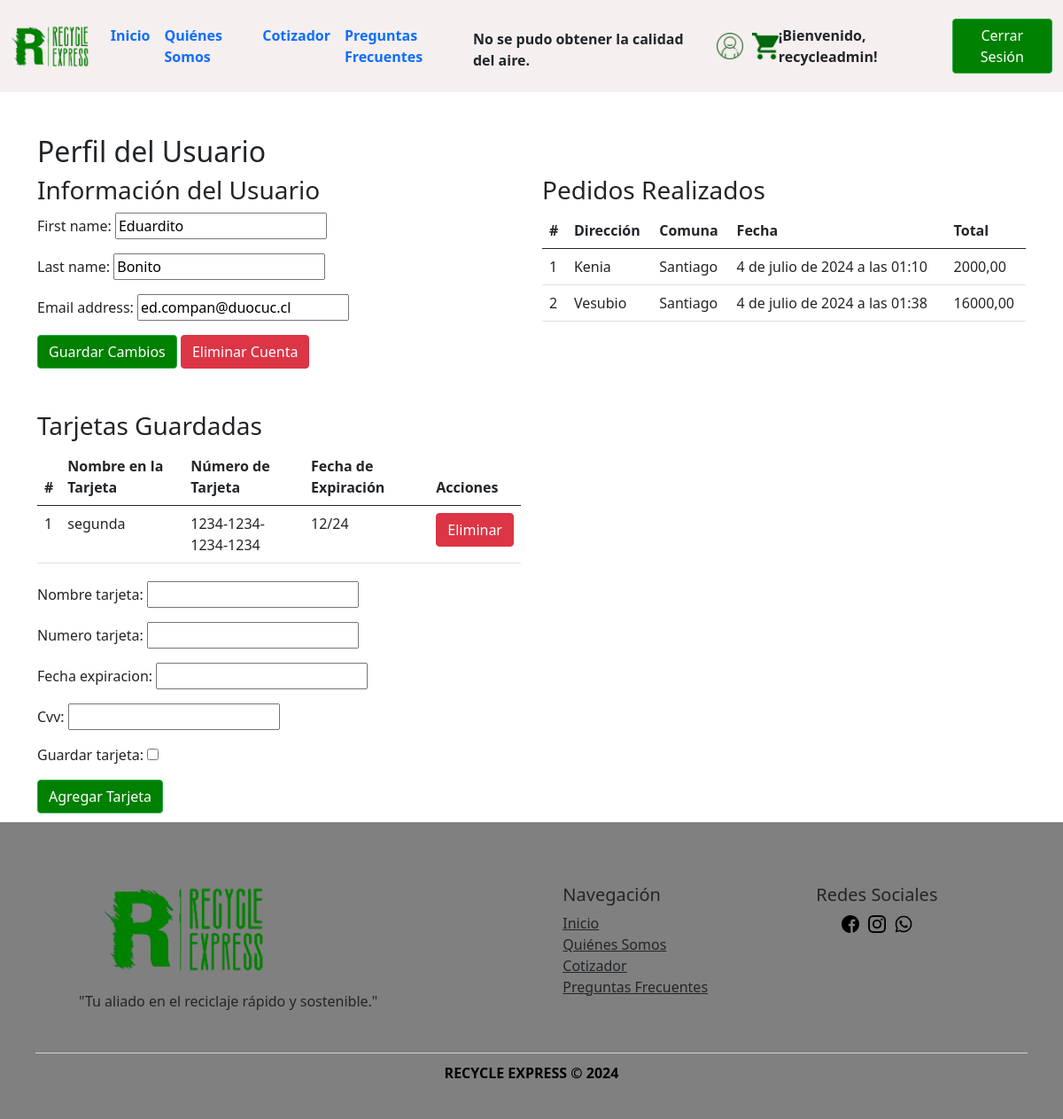
The app's page /perfil/ (signed in) with its own data.
### apps/WebApp/models.py (models this page shows)
class Pedido(models.Model):
    usuario = models.ForeignKey(User, on_delete=models.CASCADE)
    direccion = models.CharField(max_length=255)
    comuna = models.CharField(max_length=255)
    fecha = models.DateTimeField()
    total = models.DecimalField(max_digits=10, decimal_places=2)

class TarjetaPago(models.Model):
    usuario = models.ForeignKey(User, on_delete=models.CASCADE)
    nombre_tarjeta = models.CharField(max_length=255)
    numero_tarjeta = models.CharField(max_length=19)  # Formato xxxx-xxxx-xxxx-xxxx
    fecha_expiracion = models.CharField(max_length=5)  # Formato MM/YY
    cvv = models.CharField(max_length=3)
    guardar_tarjeta = models.BooleanField(default=False)

### apps/WebApp/views.py (the view)
# urls.py: path('perfil/', views.perfil_usuario, name="perfil_usuario"),
@login_required
@transaction.atomic
def perfil_usuario(request):
    usuario = request.user
    pedidos = Pedido.objects.filter(usuario=usuario)
    tarjetas = TarjetaPago.objects.filter(usuario=usuario)
    if request.method == 'POST':
        usuario_form = UserForm(request.POST, instance=usuario)
        tarjeta_form = TarjetaPagoForm(request.POST)
        if usuario_form.is_valid():
            usuario_form.save()
            messages.success(request, 'Perfil actualizado correctamente.')
        if tarjeta_form.is_valid():
            nueva_tarjeta = tarjeta_form.save(commit=False)
            nueva_tarjeta.usuario = usuario
            nueva_tarjeta.save()
            messages.success(request, 'Tarjeta agregada correctamente.')
        return redirect('perfil_usuario')
    else:
        usuario_form = UserForm(instance=usuario)
        tarjeta_form = TarjetaPagoForm()
    storage = get_messages(request)
    for message in storage:
        pass
    context = {
        'usuario_form': usuario_form,
        'tarjeta_form': tarjeta_form,
        'pedidos': pedidos,
        'tarjetas': tarjetas
    }
    return render(request, 'perfil.html', context)

### apps/WebApp/forms.py (shortened to what this page needs)
class UserForm(forms.ModelForm):
    class Meta:
        model = User
        fields = ['first_name', 'last_name', 'email']

class TarjetaPagoForm(forms.ModelForm):
    guardar_tarjeta = forms.BooleanField(required=False, initial=False)
    class Meta:
        model = TarjetaPago
        fields = ['nombre_tarjeta', 'numero_tarjeta', 'fecha_expiracion', 'cvv', 'guardar_tarjeta']

### apps/WebApp/templates/perfil.html (shortened to what this page needs)
{% extends './base.html' %}
{% load static %}
{% block body %}
<div class="container mt-5">
    <h2>Perfil del Usuario</h2>
    <div class="row">
        <div class="col-md-6">
            <h3>Información del Usuario</h3>
            <form id="form-usuario" method="post" action="{% url 'perfil_usuario' %}">
                {{ usuario_form.as_p }}
                <button type="submit" class="btn btn-primary">Guardar Cambios</button>
                <button type="button" class="btn btn-danger" onclick="eliminarUsuario()">Eliminar Cuenta</button>
            </form>
        </div>
        <div class="col-md-6">
            <h3>Pedidos Realizados</h3>
            <table class="table">
                <thead>
                    <tr>
                        <th scope="col">#</th>
                        <th scope="col">Dirección</th>
                        <th scope="col">Comuna</th>
                        <th scope="col">Fecha</th>
                        <th scope="col">Total</th>
                    </tr>
                </thead>
                <tbody>
                    {% for pedido in pedidos %}
                    <tr>
                        <td>{{ forloop.counter }}</td>
                        <td>{{ pedido.direccion }}</td>
                        <td>{{ pedido.comuna }}</td>
                        <td>{{ pedido.fecha }}</td>
                        <td>{{ pedido.total }}</td>
                    </tr>
                    {% endfor %}
                </tbody>
            </table>
        </div>
    </div>
    <div class="row mt-5">
        <div class="col-md-6">
            <h3>Tarjetas Guardadas</h3>
            <table class="table">
                <thead>
                    <tr>
                        <th scope="col">#</th>
                        <th scope="col">Nombre en la Tarjeta</th>
                        <th scope="col">Número de Tarjeta</th>
                        <th scope="col">Fecha de Expiración</th>
                        <th scope="col">Acciones</th>
                    </tr>
                </thead>
                <tbody>
                    {% for tarjeta in tarjetas %}
                    <tr>
                        <td>{{ forloop.counter }}</td>
                        <td>{{ tarjeta.nombre_tarjeta }}</td>
                        <td>{{ tarjeta.numero_tarjeta }}</td>
                        <td>{{ tarjeta.fecha_expiracion }}</td>
                        <td>
                            <button type="button" class="btn btn-danger" onclick="eliminarTarjeta({{ tarjeta.id }})">Eliminar</button>
                        </td>
                    </tr>
                    {% endfor %}
                </tbody>
            </table>
            <form id="form-tarjeta" method="post" action="{% url 'agregar_tarjeta' %}">
                {{ tarjeta_form.as_p }}
                <button type="submit" class="btn btn-primary">Agregar Tarjeta</button>
            </form>
        </div>
    </div>
</div>
{% endblock %}

### apps/WebApp/templates/base.html (shortened to what this page needs)
<!DOCTYPE html>
<html lang="es">
<head>
    <link href="https://cdn.jsdelivr.net/npm/bootstrap@5.0.2/dist/css/bootstrap.min.css" rel="stylesheet">
    <link href=" https://cdn.jsdelivr.net/npm/sweetalert2@11.12.1/dist/sweetalert2.min.css " rel="stylesheet">
    {% load static %}
    <link rel="stylesheet" href="{% static 'css/style.css' %}">
</head>
<body>
    <nav class="navbar navbar-expand-lg sticky-top">
        <div class="container-fluid" style="font-weight: bold;">
            <a class="navbar-brand" href="{% url 'Inicio' %}"><img src="{% static 'img/logo.png' %}" alt="logo" height="48"></a>
            <div class="collapse navbar-collapse" id="navbarSupportedContent">
                <ul class="navbar-nav me-auto mb-2 mb-lg-0">
                    <li class="nav-item"><a class="nav-link active" aria-current="page" href="{% url 'Inicio' %}">Inicio</a></li>
                    <li class="nav-item"><a class="nav-link" href="{% url 'QuienesSomos' %}">Quiénes Somos</a></li>
                    <li class="nav-item"><a class="nav-link" href="{% url 'Cotizador' %}">Cotizador</a></li>
                    <li class="nav-item"><a class="nav-link" href="{% url 'Preguntas' %}">Preguntas Frecuentes</a></li>
                </ul>
                <div id="calidad-aire">
                    <div id="carbon-footprint-container" class="mt-4" >
                         <p id="carbon-footprint-value">Cargando datos...</p>
                    </div>
                </div>
                {% if user.is_authenticated %}
                    <a id="btn-perfil" class="nav-item btn-iniciar" href="{% url 'perfil_usuario' %}">
                    <img src="{% static 'img/perfil.png' %}" height="30">
                            </a>
                {% endif %}
                {% if user.is_authenticated %}
                <a id="btn-carrito" class="nav-item btn-iniciar" href="#"><img src="{% static 'img/carrito.png' %}" height="30"></a>
                {% endif %}
                {% if user.is_authenticated %}
                    <span class="navbar-text">¡Bienvenido, {{ user.username }}!</span>
                        <a href="{% url 'logout' %}" class="btn btn-primary btn-iniciar">Cerrar Sesión</a>
                {% else %}
                    <a href="{% url 'login' %}" class="btn btn-primary btn-iniciar">Iniciar Sesión</a>
                {% endif %}
            </div>
        </div>
    </nav>
    {% block body %}
    {% endblock %}
    <footer class="pie-pagina">
        <div class="row">
            <div class="col-lg-4 col-md-4 mb-4 mb-md-0">
                <img id="logo-pie" src="{% static 'img/logo.png' %}" alt="logo">
                <p class="slogan">"Tu aliado en el reciclaje rápido y sostenible."</p>
            </div>
            <div class="col-lg-4 col-md-4 mb-4 mb-md-0">
                <ul class="list-unstyled mb-0">
                    <li><h5>Navegación</h5></li>
                    <li><a href="{% url 'Inicio' %}" class="text-dark">Inicio</a></li>
                    <li><a href="{% url 'QuienesSomos' %}" class="text-dark">Quiénes Somos</a></li>
                    <li><a href="{% url 'Cotizador' %}" class="text-dark">Cotizador</a></li>
                    <li><a href="{% url 'Preguntas' %}" class="text-dark">Preguntas Frecuentes</a></li>
                </ul>
            </div>
            <div class="col-lg-3 col-md-6 mb-4 mb-md-0">
                <ul class="redes-sociales">
                    <li><h5>Redes Sociales</h5></li>
                    <li class="icon-container">
                        <a href="https://facebook.com"><img src="{% static 'img/facebook.png' %}" alt="Facebook"></a>
                        <a href="https://instagram.com"><img src="{% static 'img/instagram.png' %}" alt="Instagram"></a>
                        <a href="https://whatsapp.com"><img src="{% static 'img/whatsapp.png' %}" alt="WhatsApp"></a>
                    </li>
                </ul>
            </div>
        </div>
        <div class="footer-line"></div>
        <div class="footer-text">RECYCLE EXPRESS © 2024</div>
    </footer>
</body>
</html>

### apps/WebApp/static/css/style.css (style rules this page uses)
.container { margin-top: 50px; }
.table { margin-bottom: 20px; }
.navbar { background-color: rgba(237, 223, 223, 0.5); }
.mb-4 { display: flex; justify-content: center; align-items: center; gap: 20px; margin: 20px auto; }
.btn-primary { background-color: green; color: white; border-color: #28a745; }
.btn-iniciar { margin-left: 10px; }
.pie-pagina { margin-top: 10px; padding: 40px; background-color: gray; }
#logo-pie { height: 100px; margin-right: 100px; }
footer .row .col-lg-3 { margin-left: -100px; }
footer .redes-sociales { list-style: none; padding: 0; margin: 0; display: flex; flex-direction: column; align-items: center; }
footer .redes-sociales li.icon-container { display: flex; gap: 10px; }
footer .redes-sociales li.icon-container img { width: 20px; height: 20px; }
footer .row { display: flex; align-items: flex-start; }
footer .row > div { display: flex; flex-direction: column; justify-content: flex-start; padding: 10px; }
footer .footer-line { height: 1px; background-color: #d3d3d3; margin-top: 20px; margin-bottom: 10px; }
footer .footer-text { text-align: center; font-weight: bold; color: black; }

### records on screen
Pedido: direccion "Kenia", comuna "Santiago", fecha "4 de julio de 2024 a las 01:10", total "2000,00"
Pedido: direccion "Vesubio", comuna "Santiago", fecha "4 de julio de 2024 a las 01:38", total "16000,00"
TarjetaPago: nombre_tarjeta "segunda", numero_tarjeta "1234-1234-1234-1234", fecha_expiracion "12/24"

### other values on screen
{{ user.username }} "recycleadmin"
